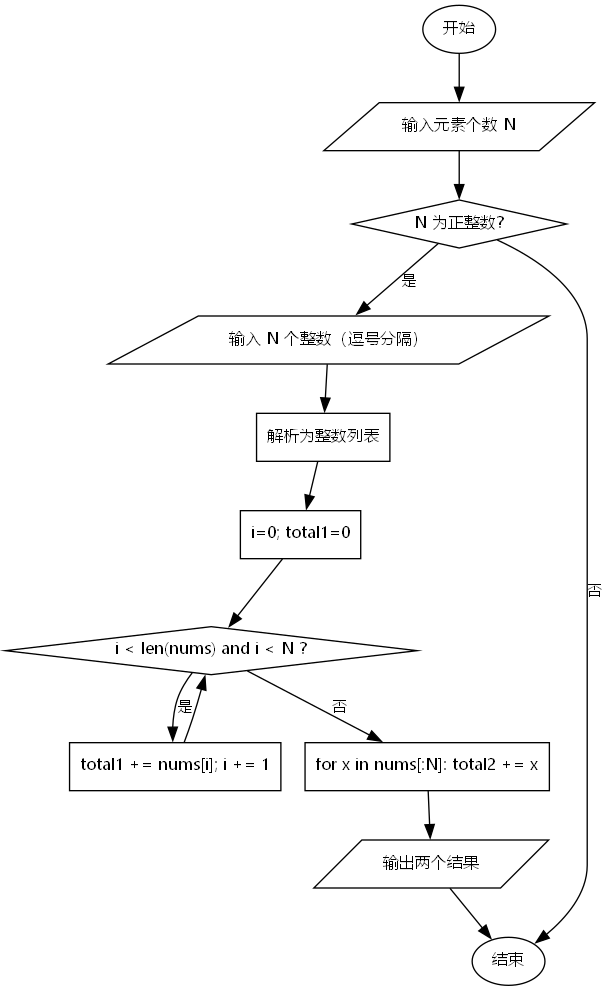

Write the Python code that produced this figure.
"""生成 Sum 程序的流程图（使用 graphviz）
需要：pip install graphviz 且系统安装 Graphviz 可执行程序（dot）

运行：python Sum_flowchart.py
这会在同一目录生成 Sum_flowchart.png
"""
from graphviz import Digraph


def make_flowchart(output_path='Sum_flowchart'):
    g = Digraph(format='png')
    g.graph_attr['charset'] = 'utf-8'
    g.node_attr.update(fontname='Microsoft YaHei', fontsize='12')
    g.edge_attr.update(fontname='Microsoft YaHei', fontsize='11')
    g.attr(rankdir='TB')

    g.node('start', '开始', shape='oval')
    g.node('read_n', '输入元素个数 N', shape='parallelogram')
    g.node('check_n', 'N 为正整数?', shape='diamond')
    g.node('read_list', '输入 N 个整数（逗号分隔）', shape='parallelogram')

    g.node('parse', '解析为整数列表', shape='rectangle')

    # while 部分
    g.node('init_i', 'i=0; total1=0', shape='rectangle')
    g.node('cond_while', 'i < len(nums) and i < N ?', shape='diamond')
    g.node('add_while', 'total1 += nums[i]; i += 1', shape='rectangle')

    # for 部分
    g.node('for_loop', 'for x in nums[:N]: total2 += x', shape='rectangle')

    g.node('print', '输出两个结果', shape='parallelogram')
    g.node('end', '结束', shape='oval')

    # 边
    g.edge('start', 'read_n')
    g.edge('read_n', 'check_n')
    g.edge('check_n', 'read_list', label='是')
    g.edge('check_n', 'end', label='否')
    g.edge('read_list', 'parse')

    g.edge('parse', 'init_i')
    g.edge('init_i', 'cond_while')
    g.edge('cond_while', 'add_while', label='是')
    g.edge('add_while', 'cond_while')
    g.edge('cond_while', 'for_loop', label='否')

    g.edge('for_loop', 'print')
    g.edge('print', 'end')

    g.render(output_path, view=False)


if __name__ == '__main__':
    make_flowchart()
